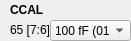
    <widget class="QWidget" name="widget_4" native="true">
     <property name="geometry">
      <rect>
       <x>10</x>
       <y>20</y>
       <width>131</width>
       <height>41</height>
      </rect>
     </property>
     <widget class="QLabel" name="label_486">
      <property name="geometry">
       <rect>
        <x>10</x>
        <y>0</y>
        <width>111</width>
        <height>20</height>
       </rect>
      </property>
      <property name="font">
       <font>
        <weight>75</weight>
        <bold>true</bold>
       </font>
      </property>
      <property name="text">
       <string>CCAL</string>
      </property>
     </widget>
     <widget class="QLabel" name="addr_CCAL">
      <property name="geometry">
       <rect>
        <x>10</x>
        <y>20</y>
        <width>101</width>
        <height>20</height>
       </rect>
      </property>
      <property name="text">
       <string>65 [7:6]</string>
      </property>
     </widget>
     <widget class="QComboBox" name="comboBox_CCAL">
      <property name="geometry">
       <rect>
        <x>50</x>
        <y>20</y>
        <width>81</width>
        <height>21</height>
       </rect>
      </property>
      <item>
       <property name="text">
        <string>100 fF (01)</string>
       </property>
      </item>
      <item>
       <property name="text">
        <string>80 fF (00)</string>
       </property>
      </item>
      <item>
       <property name="text">
        <string>100 fF (10)</string>
       </property>
      </item>
      <item>
       <property name="text">
        <string>120 fF (11)</string>
       </property>
      </item>
     </widget>
    </widget>
